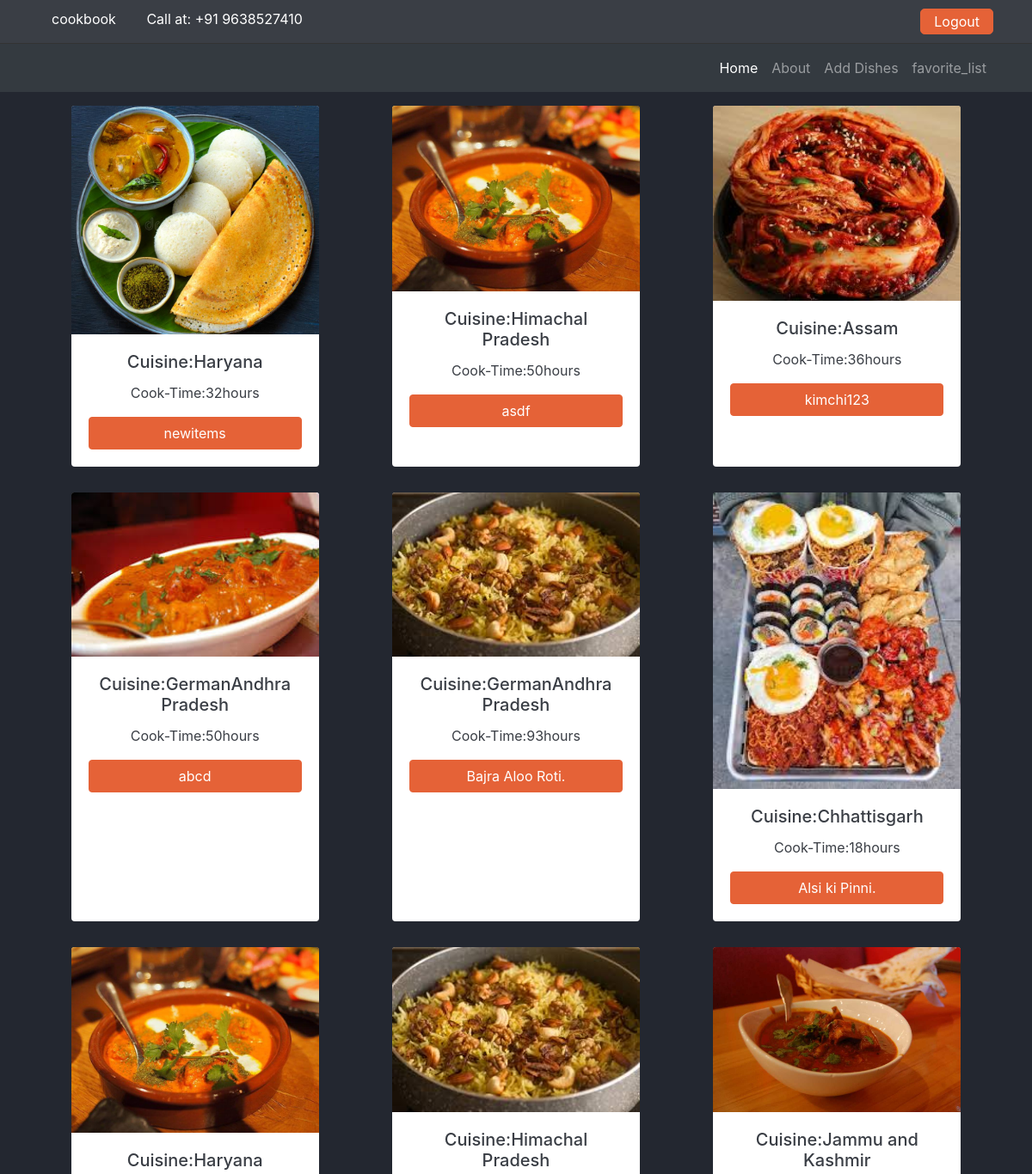
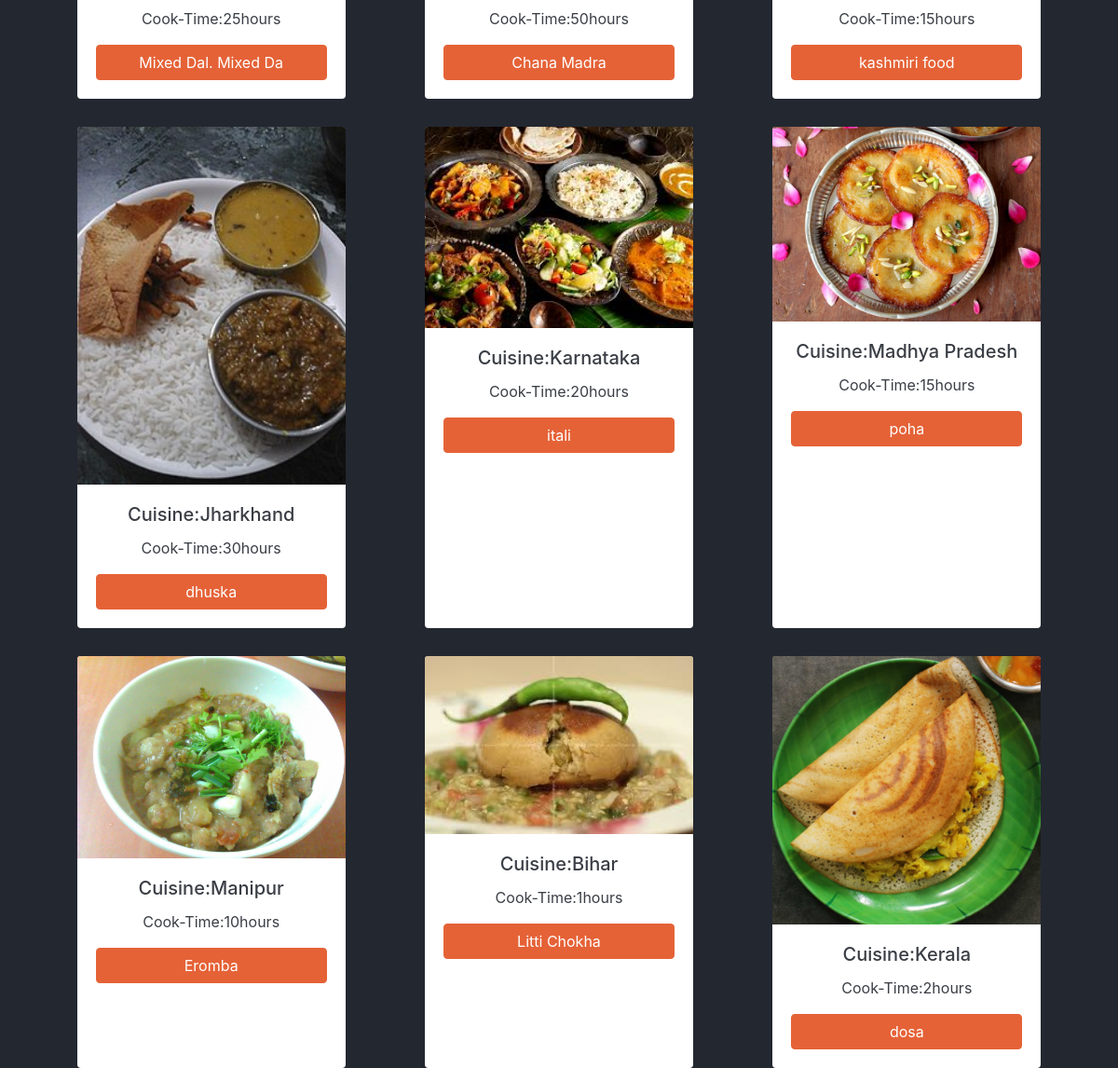
Page /search (signed in) on the committed database (2 pictures, top to bottom).
### cuisine/models.py (models this page shows, shortened)
class cookbook_dishes(models.Model):
    dish_name=models.CharField(max_length=255)
    type_of_cuisine=models.CharField(choices=cuisine_choices, max_length=255)
    photo=models.ImageField(upload_to='media/%Y/%m')
    description=RichTextField()
    cook_time=models.IntegerField()
    favourite=models.ManyToManyField(User,related_name="favourite",blank=True)
    dish_like=models.ManyToManyField(User,related_name="dish_like",blank=True)
    created=models.DateTimeField(auto_now_add=True)
    created_date=models.DateTimeField(default=datetime.now,blank=True)

### cuisine/views.py (the view)
# urls.py: path('search',views.search,name="search"),
def search(request):
    search_data = cookbook_dishes.objects.order_by('-created_date')
    if 'keyword' in request.GET:
        keyword=request.GET['keyword']
        if keyword:
            search_data=search_data.filter(dish_name__icontains=keyword)
    if 'type_of_cuisine' in request.GET:
        type_of_cuisine =request.GET['type_of_cuisine']
        if  type_of_cuisine:
            search_data=search_data.filter(type_of_cuisine__iexact=type_of_cuisine)
    data={
      'search_data':search_data,
    }
    return render(request,'cuisine/search.html',data)

### templates/cuisine/search.html
{% extends 'base/base.html'%}
{% load static %}
{% block content %}
<main class="searchpage">
    <section class="search-results container mt-3 grid">
    {% for search_items in search_data %}
      <div class="card border-0 text-center  ml-3 mr-3">
        <a href="{% url 'dish_details'  search_items.id %}">
        <img src="{{search_items.photo.url}}" class="card-img-top" alt="team-member">
        </a>
        <div class="card-body">
          <h5 class="card-title">Cuisine:{{search_items.type_of_cuisine}}</h5>
          <p class="card-text">Cook-Time:{{search_items.cook_time}}hours</p>
          <a href="#" class="btn btn-accent btn-block">{{search_items.dish_name}}</a>
        </div>
      </div>
      {% endfor %}
    </section>
  </main>
{% endblock %}

### cookbook/static/css/base.css (style rules this page uses)
:root { --primary: #232730; --secondary: #3a3e45; --white: #888787; --accent: #e56237; }
body { background-color: var(--primary); color: #fff; }
a { color: #fff; }
.btn-accent { background-color: var(--accent); color: #fff; border-color: var(--accent); outline: none; }
.card { color: var(--secondary); width: 18rem; }
main { overflow: hidden; }

### cookbook/static/css/utils.css (style rules this page uses)
.grid { display: grid; grid-template-columns: 1fr 1fr 1fr; row-gap: 30px; column-gap: 10px; }

### cookbook/static/css/style.css (style rules this page uses)
.search-results { justify-items: center; }

### rows in the picture
cookbook_dishes: photo (picture), type_of_cuisine "Haryana", cook_time "32", dish_name "newitems"
cookbook_dishes: photo (picture), type_of_cuisine "Himachal Pradesh", cook_time "50", dish_name "asdf"
cookbook_dishes: photo (picture), type_of_cuisine "Assam", cook_time "36", dish_name "kimchi123"
cookbook_dishes: photo (picture), type_of_cuisine "GermanAndhra Pradesh", cook_time "50", dish_name "abcd"
cookbook_dishes: photo (picture), type_of_cuisine "GermanAndhra Pradesh", cook_time "93", dish_name "Bajra Aloo Roti."
cookbook_dishes: photo (picture), type_of_cuisine "Chhattisgarh", cook_time "18", dish_name "Alsi ki Pinni."
cookbook_dishes: photo (picture), type_of_cuisine "Haryana", cook_time "25", dish_name "Mixed Dal. Mixed Da"
cookbook_dishes: photo (picture), type_of_cuisine "Himachal Pradesh", cook_time "50", dish_name "Chana Madra"
cookbook_dishes: photo (picture), type_of_cuisine "Jammu and Kashmir", cook_time "15", dish_name "kashmiri food"
cookbook_dishes: photo (picture), type_of_cuisine "Jharkhand", cook_time "30", dish_name "dhuska"
cookbook_dishes: photo (picture), type_of_cuisine "Karnataka", cook_time "20", dish_name "itali"
cookbook_dishes: photo (picture), type_of_cuisine "Madhya Pradesh", cook_time "15", dish_name "poha"
cookbook_dishes: photo (picture), type_of_cuisine "Manipur", cook_time "10", dish_name "Eromba"
cookbook_dishes: photo (picture), type_of_cuisine "Bihar", cook_time "1", dish_name "Litti Chokha"
cookbook_dishes: photo (picture), type_of_cuisine "Kerala", cook_time "2", dish_name "dosa"
